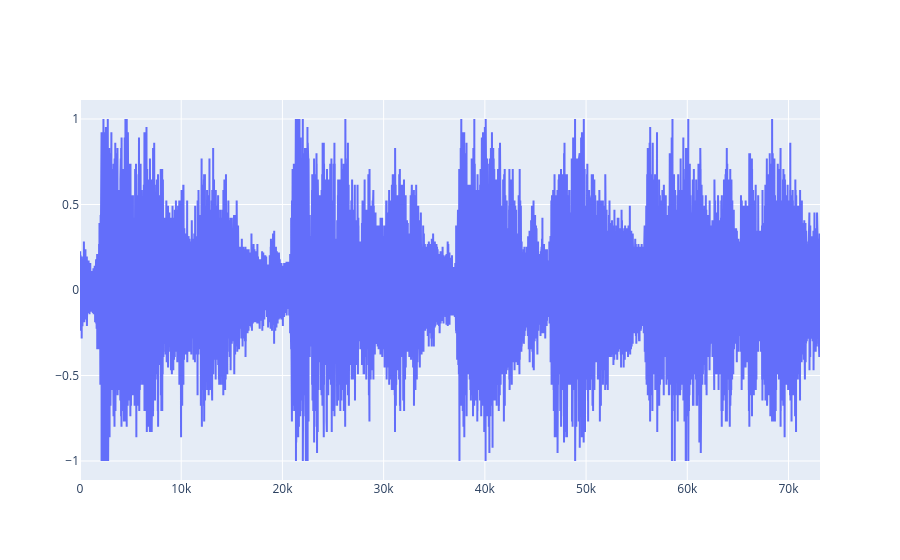

The cell this chart's notebook holds for it:
### Markdown cell above
## Daten laden

### Code cell
try:
    # Versuch: Lokale handel.mat
    fs, y = wavfile.read("../data/handel.wav")
    print("handel.mat erfolgreich geladen.")
except FileNotFoundError:
    print("handel.mat nicht gefunden. Lade Alternative (LibriSpeech Sample)...")
    url = "https://github.com/Jakobovski/free-spoken-digit-dataset/raw/master/recordings/0_jackson_0.wav"
    response = urllib.request.urlopen(url)
    fs, y = wavfile.read(io.BytesIO(response.read()))
    y = y.astype(float)

# Normalisierung (-1 bis 1)
y = y / np.max(np.abs(y))
n_samples = len(y)

print(f"Fs: {fs} Hz, N: {n_samples} Samples")
display(Audio(y, rate=fs))

fig = go.Figure()
fig.add_trace(go.Scatter(y=y))
fig.show()

### Figure 1 — Plotly figure (JSON) as saved in the notebook; plotly's stock layout.template omitted (floating-point values rounded to 4 significant figures; data arrays with more than 128 entries replaced by an {"elided": "..."} marker saying what was removed)
{"data": [{"type": "scatter", "y": {"elided": "73113 float values"}}], "layout": {}}
